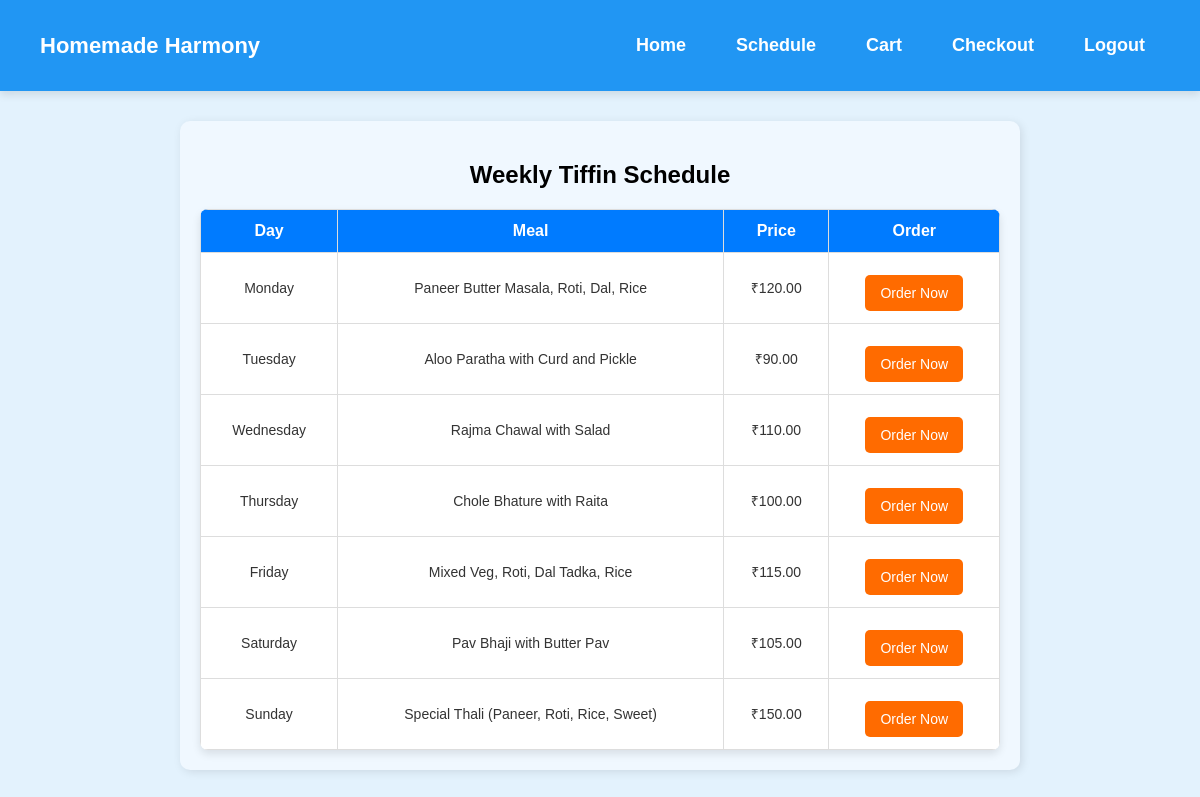
The page /schedule.php (signed in) on the database its author committed.
### tables this page shows
CREATE TABLE `schedule` (
  `id` int(11) NOT NULL,
  `day` varchar(20) NOT NULL,
  `meal` varchar(255) NOT NULL,
  `price` decimal(10,2) NOT NULL
);

### schedule.php (the view, shortened to what this page needs)
<?php
include 'php/config.php';
?>
<!DOCTYPE html>
<html lang="en">
<head>
    <link rel="stylesheet" href="css/styles.css">
</head>
<body>
<header>
    <nav class="navbar">
        <a href="#" class="website-name">Homemade Harmony</a>
        <div class="nav-links">
            <a href="index.php">Home</a>
            <a href="schedule.php">Schedule</a>
            <a href="cart.php">Cart</a>
            <a href="checkout.php">Checkout</a>
            <a href="logout.php">Logout</a>
        </div>
    </nav>
</header>
<div class="schedule-container">
    <h2>Weekly Tiffin Schedule</h2>
    <table class="schedule-table">
        <thead>
            <tr>
                <th>Day</th>
                <th>Meal</th>
                <th>Price</th>
                <th>Order</th>
            </tr>
        </thead>
        <tbody>
        <?php
            $result = $conn->query("SELECT * FROM schedule ORDER BY id ASC");
            while ($row = $result->fetch_assoc()) {
                echo '<tr>
                        <td>' . htmlspecialchars($row['day']) . '</td>
                        <td>' . htmlspecialchars($row['meal']) . '</td>
                        <td>₹' . htmlspecialchars($row['price']) . '</td>
                        <td><button class="order-now" data-id="' . $row['id'] . '">Order Now</button></td>
                      </tr>';
            }
        ?>
        </tbody>
    </table>
</div>
</body>
</html>

### css/styles.css (style rules this page uses)
body { font-family: Arial, sans-serif; background-color: #e3f2fd; margin: 0; padding: 0; text-align: center; }
header { background-color: #2196f3; color: white; padding: 15px 20px; font-size: 24px; text-align: center; font-weight: bold; box-shadow: 0px 4px 8px rgba(0, 0, 0, 0.1); }
.navbar { background: #2196f3; padding: 12px 20px; display: flex; justify-content: space-between; align-items: center; }
.navbar .website-name { font-size: 22px; font-weight: bold; color: white; text-decoration: none; }
.navbar .nav-links { display: flex; gap: 20px; }
.navbar .nav-links a { color: white; text-decoration: none; font-size: 18px; padding: 8px 15px; border-radius: 5px; transition: background 0.3s ease; }
.schedule-container { width: 90%; max-width: 800px; margin: 30px auto; background: #f0f8ff; padding: 20px; border-radius: 10px; box-shadow: 2px 2px 10px rgba(0, 0, 0, 0.1); }
.order-now { background: #ff6b00; color: white; padding: 10px 15px; border: none; cursor: pointer; border-radius: 5px; font-size: 14px; transition: 0.3s; margin-top: 10px; }
.schedule-table { width: 100%; border-collapse: collapse; background: white; border-radius: 8px; overflow: hidden; box-shadow: 0px 4px 8px rgba(0, 0, 0, 0.1); }
.schedule-table th, .schedule-table td { padding: 12px; border: 1px solid #ddd; text-align: center; }
.schedule-table th { background: #007bff; color: white; font-size: 16px; }
.schedule-table td { font-size: 14px; color: #333; }

### rows shown on the page
schedule: day "Monday", meal "Paneer Butter Masala, Roti, Dal, Rice", price "120.00"
schedule: day "Tuesday", meal "Aloo Paratha with Curd and Pickle", price "90.00"
schedule: day "Wednesday", meal "Rajma Chawal with Salad", price "110.00"
schedule: day "Thursday", meal "Chole Bhature with Raita", price "100.00"
schedule: day "Friday", meal "Mixed Veg, Roti, Dal Tadka, Rice", price "115.00"
schedule: day "Saturday", meal "Pav Bhaji with Butter Pav", price "105.00"
schedule: day "Sunday", meal "Special Thali (Paneer, Roti, Rice, Sweet)", price "150.00"
